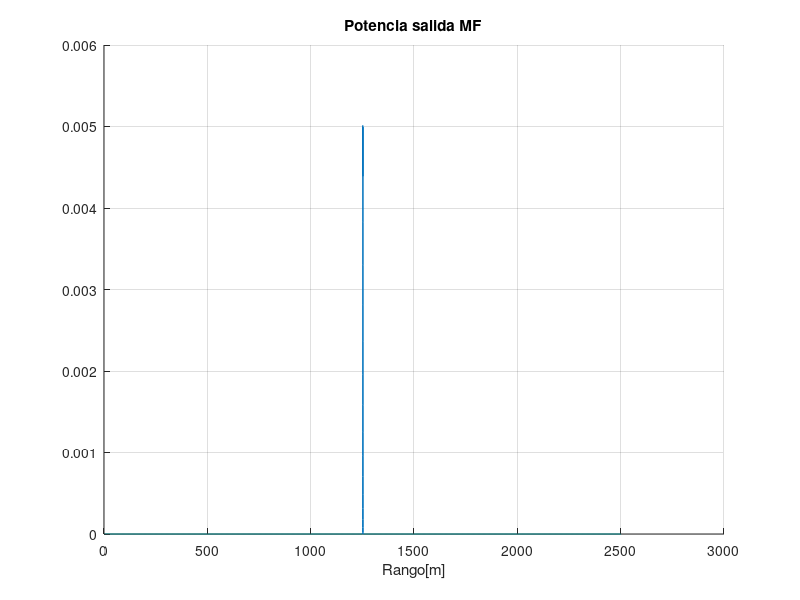

MATLAB code for this plot:
clear all
close all
clc
%% Parametros Generales

Nos = 16;           %Tasa de sobremuestreo
tau = 7.5e-9;       %Ancho del pulso [s]

fs = 1/tau*Nos;     %Frecuencia de muestreo [1/s]
Po = 5e3;           %Potencia del pulso [W]
Ao = sqrt(Po);      %Amplitud del pulso
Lpulse = tau*fs;    %Longitud del pulso
f0 = 77e9;          %Frec. de la portadora
c = 3e8;            %Velocidad de la luz [m/s]
Gt = 35;            %Ganancia direccional de antena TX [dBi]
Gr = 35;            %Ganancia direccional de antena RX [dBi]
lambda = c/f0;      %Long. de onda [m]
cross_s = 1;        %Radar cross section [m^2]
R = 1250;           %Rango o distancia [m]
rango_max = 2500;   %Rango maximo del radar [m]

fe_gain = 5;
input_voltage_noise_density = 0e-9; %[V/sqrt(z)]
No = input_voltage_noise_density^2; % PSD del ruido one-side
noise_power = No*fs;

%% Pulso
x_t = [ones(round(Lpulse),1); zeros(Nos,1)]*Ao; %Senal transmitida

%% Parametros del Canal
GtLin = 10^(Gt/10); %Linealizo Gt
GrLin = 10^(Gr/10); %Linealizo Gr

Range_Res = c*tau/2;    %Resolucion de rango
Delta_R = Range_Res*1.1;    %Distancia del segundo target

%Atenuacion
alphaLin0 = sqrt((GtLin*GrLin*lambda^2*cross_s)/((4*pi)^3*R^4)); %Atenuacion lineal
alplhadBi0 = 20*log10(alphaLin0); %Atenuacion en dBi

alphaLin1 = sqrt((GtLin*GrLin*lambda^2*cross_s)/((4*pi)^3*(R+Delta_R)^4)); %Atenuacion lineal
alplhadBi1 = 20*log10(alphaLin1); %Atenuacion en dBi

%Delay
delay0 = 2*R/c;                      %Retardo temporal
delayDiscreto0 = round(delay0*fs);    %Se lo lleva a un numero entero de muestras
delayReal0 = delayDiscreto0/fs;

delay1 = 2*(R+Delta_R)/c;             %Retardo temporal
delayDiscreto1 = round(delay1*fs);    %Se lo lleva a un numero entero de muestras
delayReal1 = delayDiscreto1/fs;

%Phase change
phase0 = exp(1j*2*pi*f0*delayReal0);   %Cambio de fase
phase1 = exp(1j*2*pi*f0*delayReal1);   %Cambio de fase

%% Modelado del Canal

h_t0 = phase0.*alphaLin0.*[zeros(delayDiscreto0,1); x_t];   % Salida del canal
h_t1 = phase0.*alphaLin1.*[zeros(delayDiscreto1,1); x_t];   % Misma fase

%% Potencias

% Comprobacion de la atenuacion en dB
Ptx = 10*log10(Po/1e-3);
Prx0 = 10*log10(max(abs(h_t0).^2)/1e-3);
atenuacion_de_canal_medida0 = Prx0-Ptx;

%% Rango maximo

muestras_max_range = round(2*rango_max/c*fs);
muestras0 = length(h_t0);
zeros_left0 = muestras_max_range-muestras0;

muestras1 = length(h_t1);
zeros_left1 = muestras_max_range-muestras1;

H_t0 = [h_t0; zeros(zeros_left0,1)];
H_t1 = [h_t1; zeros(zeros_left1,1)];

H_t = H_t0+H_t1;        %Salida del canal con ambos targets

%% Front-end
y_mf_accum = 0;
Nexp = 500;
Xi_range = zeros(Nexp,1);

noise = sqrt(noise_power/2)*randn(size(H_t)) + 1j.*sqrt(noise_power/2)*randn(size(H_t));
fe_output = fe_gain*H_t+noise;

    r_t = fe_output;            % Entrada del MF
    h_mf = conj(x_t(end:-1:1)); % Match Filter
    y_mf = conv(h_mf, r_t);     % Salida del detector

%Lineas de tiempo y rango
tline = 1/fs*(0:length(y_mf)-1);
rline = tline*c/2;

%Graficos
hold on
plot(rline, abs(y_mf).^2); grid on;
title('Potencia salida MF'); xlabel('Rango[m]');